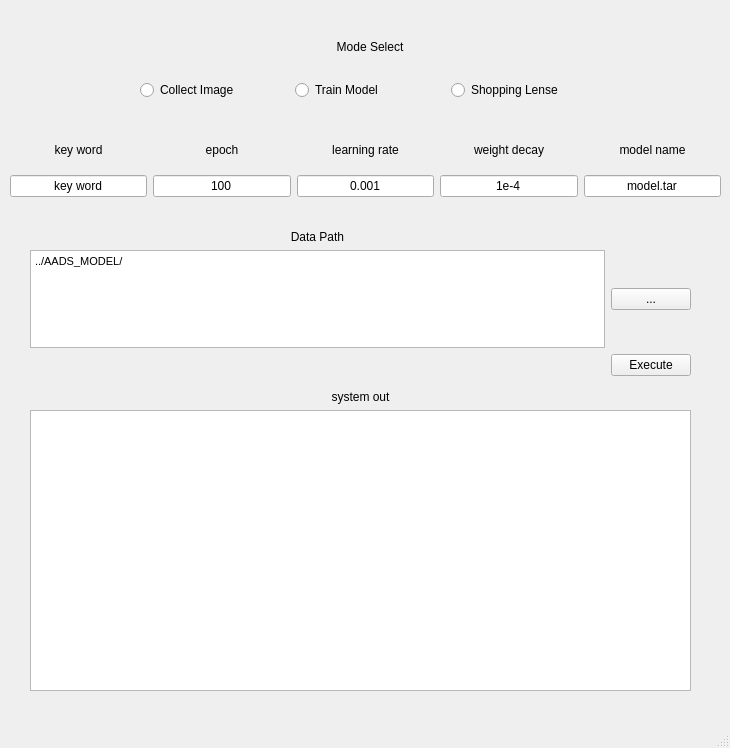
<?xml version="1.0" encoding="UTF-8"?>
<ui version="4.0">
 <class>MainWindow</class>
 <widget class="QMainWindow" name="MainWindow">
  <property name="geometry">
   <rect>
    <x>0</x>
    <y>0</y>
    <width>730</width>
    <height>748</height>
   </rect>
  </property>
  <property name="windowTitle">
   <string>MainWindow</string>
  </property>
  <property name="inputMethodHints">
   <set>Qt::ImhNone</set>
  </property>
  <property name="unifiedTitleAndToolBarOnMac">
   <bool>false</bool>
  </property>
  <widget class="QWidget" name="centralwidget">
   <widget class="QWidget" name="gridLayoutWidget_2">
    <property name="geometry">
     <rect>
      <x>140</x>
      <y>20</y>
      <width>460</width>
      <height>80</height>
     </rect>
    </property>
    <layout class="QGridLayout" name="gridLayout_2">
     <item row="1" column="0">
      <layout class="QHBoxLayout" name="horizontalLayout">
       <item>
        <widget class="QRadioButton" name="collect_image">
         <property name="text">
          <string>Collect Image</string>
         </property>
        </widget>
       </item>
       <item>
        <widget class="QRadioButton" name="train_model">
         <property name="layoutDirection">
          <enum>Qt::LeftToRight</enum>
         </property>
         <property name="text">
          <string>Train Model</string>
         </property>
        </widget>
       </item>
       <item>
        <widget class="QRadioButton" name="shopping_lense">
         <property name="text">
          <string>Shopping Lense</string>
         </property>
        </widget>
       </item>
      </layout>
     </item>
     <item row="0" column="0">
      <widget class="QLabel" name="label">
       <property name="inputMethodHints">
        <set>Qt::ImhMultiLine</set>
       </property>
       <property name="text">
        <string>Mode Select</string>
       </property>
       <property name="alignment">
        <set>Qt::AlignCenter</set>
       </property>
      </widget>
     </item>
    </layout>
   </widget>
   <widget class="QWidget" name="gridLayoutWidget">
    <property name="geometry">
     <rect>
      <x>10</x>
      <y>130</y>
      <width>711</width>
      <height>67</height>
     </rect>
    </property>
    <layout class="QGridLayout" name="gridLayout" columnstretch="0,0,0,0,0,0,0">
     <item row="2" column="3">
      <widget class="QLineEdit" name="epoch">
       <property name="text">
        <string>100</string>
       </property>
       <property name="alignment">
        <set>Qt::AlignCenter</set>
       </property>
      </widget>
     </item>
     <item row="1" column="1">
      <widget class="QLabel" name="keyword_label">
       <property name="text">
        <string>key word</string>
       </property>
       <property name="alignment">
        <set>Qt::AlignCenter</set>
       </property>
      </widget>
     </item>
     <item row="1" column="5">
      <widget class="QLabel" name="weight_decay_label">
       <property name="text">
        <string>weight decay</string>
       </property>
       <property name="alignment">
        <set>Qt::AlignCenter</set>
       </property>
      </widget>
     </item>
     <item row="2" column="5">
      <widget class="QLineEdit" name="weight_decay">
       <property name="text">
        <string>1e-4</string>
       </property>
       <property name="alignment">
        <set>Qt::AlignCenter</set>
       </property>
      </widget>
     </item>
     <item row="1" column="6">
      <widget class="QLabel" name="model_name_label">
       <property name="text">
        <string>model name</string>
       </property>
       <property name="alignment">
        <set>Qt::AlignCenter</set>
       </property>
      </widget>
     </item>
     <item row="2" column="6">
      <widget class="QLineEdit" name="model_name">
       <property name="text">
        <string>model.tar</string>
       </property>
       <property name="alignment">
        <set>Qt::AlignCenter</set>
       </property>
      </widget>
     </item>
     <item row="1" column="4">
      <widget class="QLabel" name="learning_rate_label">
       <property name="text">
        <string>learning rate</string>
       </property>
       <property name="alignment">
        <set>Qt::AlignCenter</set>
       </property>
      </widget>
     </item>
     <item row="2" column="1">
      <widget class="QLineEdit" name="keyword">
       <property name="text">
        <string>key word</string>
       </property>
       <property name="alignment">
        <set>Qt::AlignCenter</set>
       </property>
      </widget>
     </item>
     <item row="2" column="4">
      <widget class="QLineEdit" name="learning_rate">
       <property name="text">
        <string>0.001</string>
       </property>
       <property name="alignment">
        <set>Qt::AlignCenter</set>
       </property>
      </widget>
     </item>
     <item row="1" column="3">
      <widget class="QLabel" name="epoch_label">
       <property name="text">
        <string>epoch</string>
       </property>
       <property name="alignment">
        <set>Qt::AlignCenter</set>
       </property>
      </widget>
     </item>
    </layout>
   </widget>
   <widget class="QWidget" name="gridLayoutWidget_3">
    <property name="geometry">
     <rect>
      <x>30</x>
      <y>230</y>
      <width>661</width>
      <height>146</height>
     </rect>
    </property>
    <layout class="QGridLayout" name="gridLayout_3">
     <item row="5" column="1">
      <widget class="QPushButton" name="get_data_path">
       <property name="text">
        <string>...</string>
       </property>
      </widget>
     </item>
     <item row="5" column="0">
      <widget class="QTextBrowser" name="data_path">
       <property name="html">
        <string>&lt;!DOCTYPE HTML PUBLIC &quot;-//W3C//DTD HTML 4.0//EN&quot; &quot;http://www.w3.org/TR/REC-html40/strict.dtd&quot;&gt;
&lt;html&gt;&lt;head&gt;&lt;meta name=&quot;qrichtext&quot; content=&quot;1&quot; /&gt;&lt;style type=&quot;text/css&quot;&gt;
p, li { white-space: pre-wrap; }
&lt;/style&gt;&lt;/head&gt;&lt;body style=&quot; font-family:'Gulim'; font-size:9pt; font-weight:400; font-style:normal;&quot;&gt;
&lt;p style=&quot; margin-top:0px; margin-bottom:0px; margin-left:0px; margin-right:0px; -qt-block-indent:0; text-indent:0px;&quot;&gt;&lt;span style=&quot; font-family:'.AppleSystemUIFont'; font-size:8pt;&quot;&gt;../AADS_MODEL/&lt;/span&gt;&lt;/p&gt;&lt;/body&gt;&lt;/html&gt;</string>
       </property>
      </widget>
     </item>
     <item row="0" column="0">
      <widget class="QLabel" name="show_path_mode">
       <property name="text">
        <string>Data Path</string>
       </property>
       <property name="alignment">
        <set>Qt::AlignCenter</set>
       </property>
      </widget>
     </item>
     <item row="7" column="1">
      <widget class="QPushButton" name="execute_button">
       <property name="text">
        <string>Execute</string>
       </property>
      </widget>
     </item>
    </layout>
   </widget>
   <widget class="QWidget" name="gridLayoutWidget_4">
    <property name="geometry">
     <rect>
      <x>30</x>
      <y>410</y>
      <width>183</width>
      <height>151</height>
     </rect>
    </property>
    <layout class="QGridLayout" name="probability_layout">
     <item row="4" column="1">
      <widget class="QLabel" name="top1_p">
       <property name="text">
        <string>0%</string>
       </property>
       <property name="alignment">
        <set>Qt::AlignCenter</set>
       </property>
      </widget>
     </item>
     <item row="5" column="1">
      <widget class="QLabel" name="top2_p">
       <property name="text">
        <string>0%</string>
       </property>
       <property name="alignment">
        <set>Qt::AlignCenter</set>
       </property>
      </widget>
     </item>
     <item row="6" column="1">
      <widget class="QLabel" name="top3_p">
       <property name="text">
        <string>0%</string>
       </property>
       <property name="alignment">
        <set>Qt::AlignCenter</set>
       </property>
      </widget>
     </item>
     <item row="4" column="0">
      <widget class="QLabel" name="top1_class">
       <property name="text">
        <string>top1</string>
       </property>
       <property name="alignment">
        <set>Qt::AlignCenter</set>
       </property>
      </widget>
     </item>
     <item row="5" column="0">
      <widget class="QLabel" name="top2_class">
       <property name="text">
        <string>top2</string>
       </property>
       <property name="alignment">
        <set>Qt::AlignCenter</set>
       </property>
      </widget>
     </item>
     <item row="6" column="0">
      <widget class="QLabel" name="top3_class">
       <property name="text">
        <string>top3</string>
       </property>
       <property name="alignment">
        <set>Qt::AlignCenter</set>
       </property>
      </widget>
     </item>
     <item row="3" column="0">
      <widget class="QLabel" name="probability">
       <property name="text">
        <string>probability</string>
       </property>
       <property name="alignment">
        <set>Qt::AlignCenter</set>
       </property>
      </widget>
     </item>
    </layout>
   </widget>
   <widget class="QWidget" name="gridLayoutWidget_5">
    <property name="geometry">
     <rect>
      <x>230</x>
      <y>410</y>
      <width>459</width>
      <height>249</height>
     </rect>
    </property>
    <layout class="QGridLayout" name="image_layout">
     <item row="0" column="0">
      <widget class="QLabel" name="test_image">
       <property name="text">
        <string>test image</string>
       </property>
       <property name="alignment">
        <set>Qt::AlignCenter</set>
       </property>
      </widget>
     </item>
     <item row="1" column="0">
      <widget class="QLabel" name="original">
       <property name="minimumSize">
        <size>
         <width>225</width>
         <height>225</height>
        </size>
       </property>
       <property name="styleSheet">
        <string notr="true">background-color: rgb(255, 255, 255);</string>
       </property>
       <property name="text">
        <string/>
       </property>
       <property name="alignment">
        <set>Qt::AlignCenter</set>
       </property>
      </widget>
     </item>
     <item row="1" column="1">
      <widget class="QLabel" name="CAM">
       <property name="minimumSize">
        <size>
         <width>225</width>
         <height>225</height>
        </size>
       </property>
       <property name="styleSheet">
        <string notr="true">background-color: rgb(255, 255, 255);</string>
       </property>
       <property name="text">
        <string/>
       </property>
       <property name="alignment">
        <set>Qt::AlignCenter</set>
       </property>
      </widget>
     </item>
     <item row="0" column="1">
      <widget class="QLabel" name="class_activation_map">
       <property name="text">
        <string>class activation map</string>
       </property>
       <property name="alignment">
        <set>Qt::AlignCenter</set>
       </property>
      </widget>
     </item>
    </layout>
   </widget>
   <widget class="QWidget" name="gridLayoutWidget_6">
    <property name="geometry">
     <rect>
      <x>30</x>
      <y>390</y>
      <width>661</width>
      <height>301</height>
     </rect>
    </property>
    <layout class="QGridLayout" name="gridLayout_4">
     <item row="0" column="0">
      <widget class="QLabel" name="system_out">
       <property name="text">
        <string>system out</string>
       </property>
       <property name="alignment">
        <set>Qt::AlignCenter</set>
       </property>
      </widget>
     </item>
     <item row="1" column="0">
      <widget class="QTextEdit" name="printer"/>
     </item>
    </layout>
   </widget>
  </widget>
  <widget class="QMenuBar" name="menubar">
   <property name="geometry">
    <rect>
     <x>0</x>
     <y>0</y>
     <width>730</width>
     <height>26</height>
    </rect>
   </property>
  </widget>
  <widget class="QStatusBar" name="statusbar"/>
 </widget>
 <resources/>
 <connections/>
</ui>
